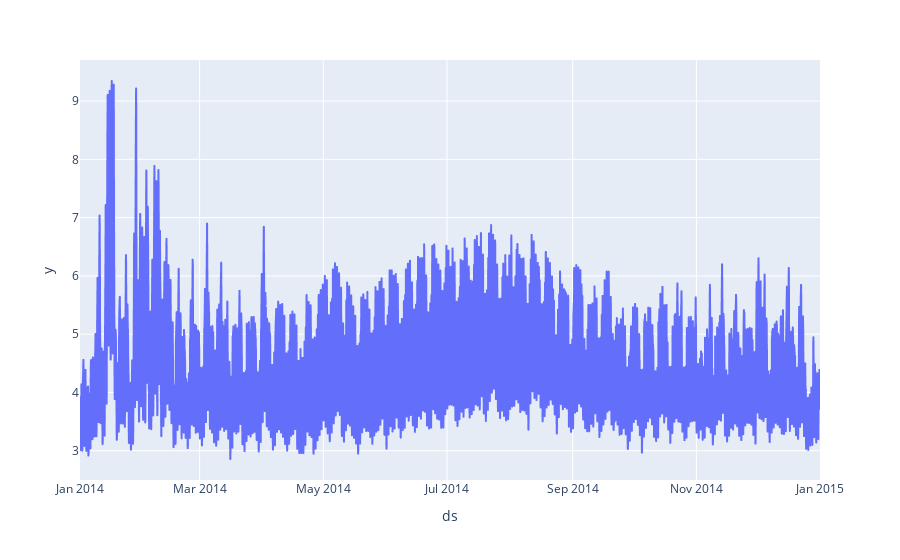

The code cell stored with this chart in its notebook:
### Code cell
px.line(ts_df, x='ds', y='y')

### Figure 1 — Plotly figure (JSON) as saved in the notebook; plotly's stock layout.template omitted (floating-point values rounded to 4 significant figures; data arrays with more than 128 entries replaced by an {"elided": "..."} marker saying what was removed)
{"data": [{"hovertemplate": "ds=%{x}<br>y=%{y}<extra></extra>", "legendgroup": "", "line": {"color": "#636efa", "dash": "solid"}, "marker": {"symbol": "circle"}, "mode": "lines", "name": "", "showlegend": false, "type": "scattergl", "x": {"elided": "17520 str values"}, "xaxis": "x", "y": {"elided": "17520 float values"}, "yaxis": "y"}], "layout": {"legend": {"tracegroupgap": 0}, "margin": {"t": 60}, "xaxis": {"anchor": "y", "domain": [0, 1], "title": {"text": "ds"}}, "yaxis": {"anchor": "x", "domain": [0, 1], "title": {"text": "y"}}}}
